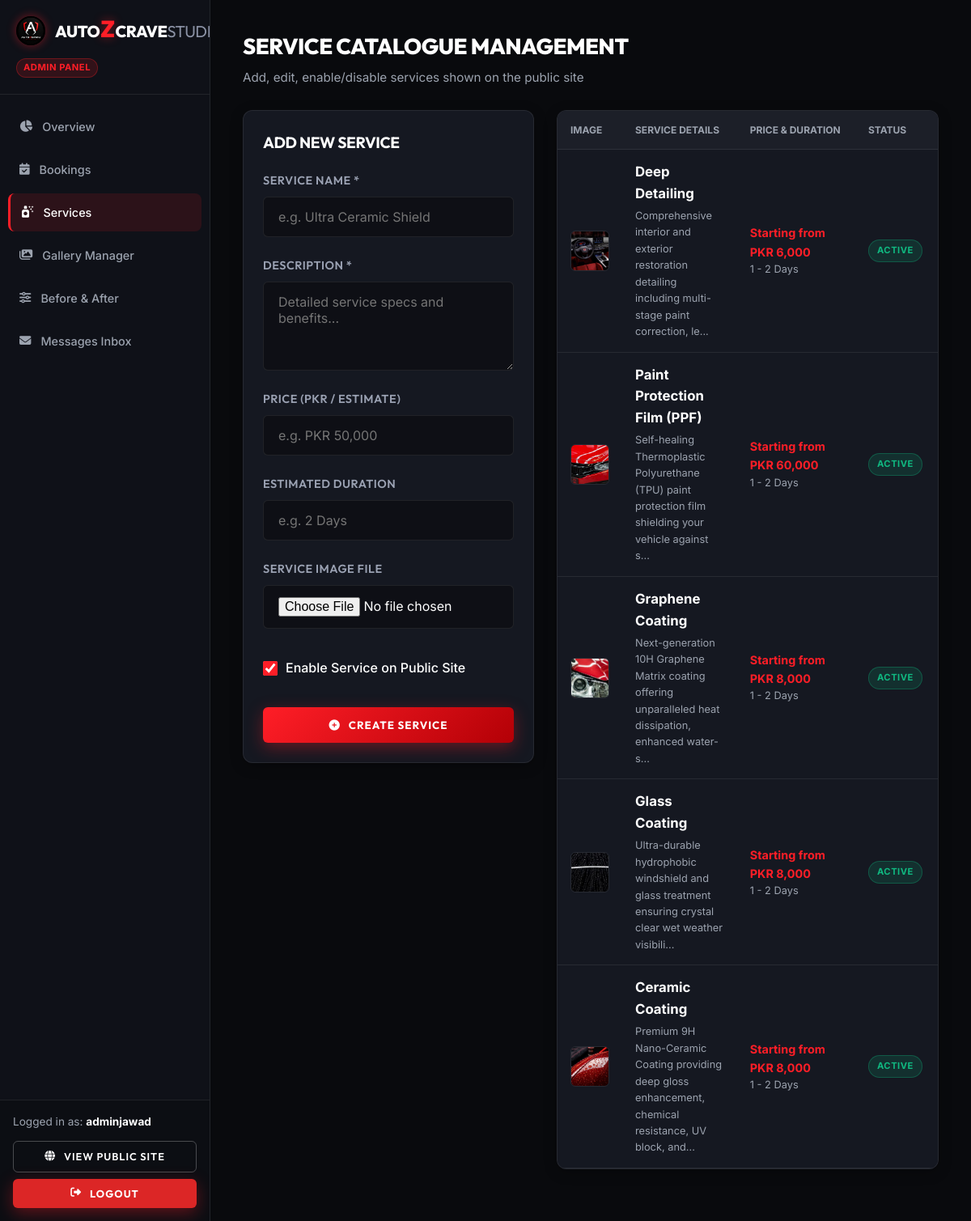
Before: /admin/services (signed in) with the older database file.
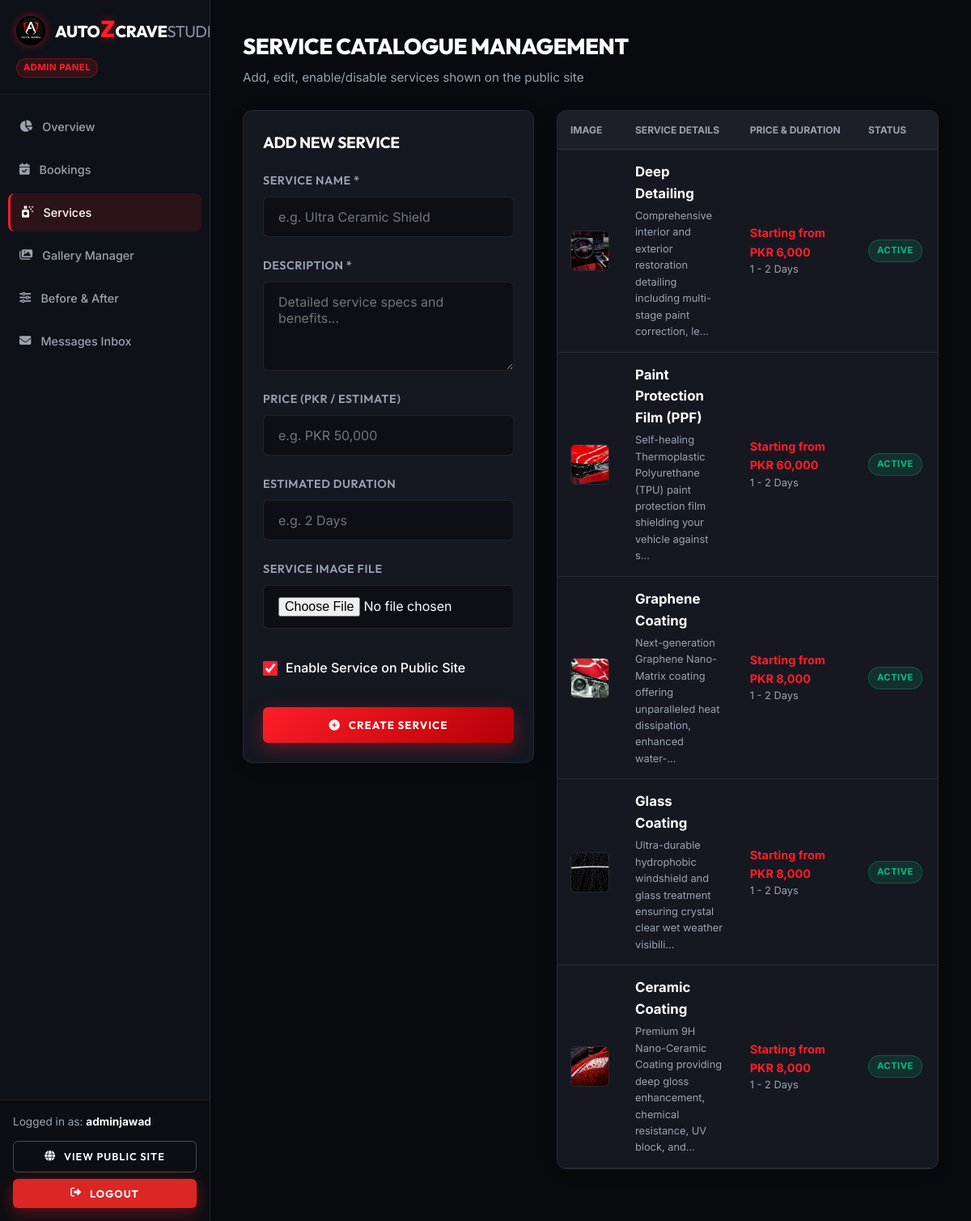
After: the same page with the newer database file.
### models/service.py (models this page shows, shortened)
class Service(db.Model):
    __tablename__ = 'services'
    id = db.Column(db.Integer, primary_key=True)
    name = db.Column(db.String(100), nullable=False)
    description = db.Column(db.Text, nullable=False)
    price = db.Column(db.String(50), nullable=True)  # e.g., "PKR 45,000" or "Starting PKR 30,000"
    duration = db.Column(db.String(50), nullable=True)  # e.g., "1 - 2 Days"
    image = db.Column(db.String(255), nullable=True)
    is_active = db.Column(db.Boolean, default=True, nullable=False)
    created_at = db.Column(db.DateTime, default=datetime.utcnow)
    bookings = db.relationship('Booking', backref='service', lazy=True, cascade='all, delete-orphan')

### routes/admin.py (the view, shortened to what this page needs)
@admin_bp.route('/services', methods=['GET', 'POST'])
@admin_required
def services():
    services_list = Service.query.order_by(Service.id.desc()).all()
    return render_template('admin/services.html', services=services_list)

### models/user.py (called while the page is built)
    def is_admin(self):
        return self.role == 'admin'

### routes/admin.py (called while the page is built)
def admin_required(f):
    @wraps(f)
    @login_required
    def decorated_function(*args, **kwargs):
        if not current_user.is_admin():
            flash('Admin authorization required.', 'error')
            return redirect(url_for('auth.login'))
        return f(*args, **kwargs)
    return decorated_function

### templates/admin/services.html (shortened to what the changed rows need)
{% extends "admin/base_admin.html" %}
{% block content %}
<div class="admin-header">
    <div>
        <h1 class="admin-page-title">SERVICE CATALOGUE MANAGEMENT</h1>
    </div>
</div>
<div class="admin-split-grid">
    <div class="admin-table-container">
        <table class="admin-table">
            <thead>
                <tr>
                    <th>IMAGE</th>
                    <th>SERVICE DETAILS</th>
                    <th>PRICE & DURATION</th>
                    <th>STATUS</th>
                    <th>ACTIONS</th>
                </tr>
            </thead>
            <tbody>
                {% for s in services %}
                <tr>
                    <td style="width: 80px;">
                        <img src="{{ url_for('static', filename=s.image) if s.image else url_for('static', filename='images/hero_car.png') }}" alt="{{ s.name }}" style="width: 70px; height: 50px; object-fit: cover; border-radius: 6px; border: 1px solid var(--admin-border);">
                    </td>
                    <td>
                        <strong style="color:#fff; display:block; font-size:1.05rem;">{{ s.name }}</strong>
                        <p style="font-size: 0.8rem; color: var(--admin-muted); max-width: 280px; margin-top: 4px;">{{ s.description[:100] }}...</p>
                    </td>
                    <td>
                        <div style="color: var(--admin-red); font-weight: 700;">{{ s.price or 'Quote' }}</div>
                        <div style="font-size: 0.8rem; color: var(--admin-muted);">{{ s.duration or 'N/A' }}</div>
                    </td>
                    <td>
                        {% if s.is_active %}
                        <span class="badge badge-completed">Active</span>
                        {% else %}
                        <span class="badge badge-cancelled">Disabled</span>
                        {% endif %}
                    </td>
                    <td>
                    </td>
                </tr>
                {% else %}
                <tr>
                    <td colspan="5" style="text-align: center; color: var(--admin-muted); padding: 40px;">No services created yet.</td>
                </tr>
                {% endfor %}
            </tbody>
        </table>
    </div>
</div>
{% endblock %}

Changed rows visible on the page:
changed Service "Graphene Coating": description "Next-generation 10H Graphene Matrix coating offering unparalleled heat dissipation, enhanced water-s" → "Next-generation Graphene Nano-Matrix coating offering unparalleled heat dissipation, enhanced water-"
